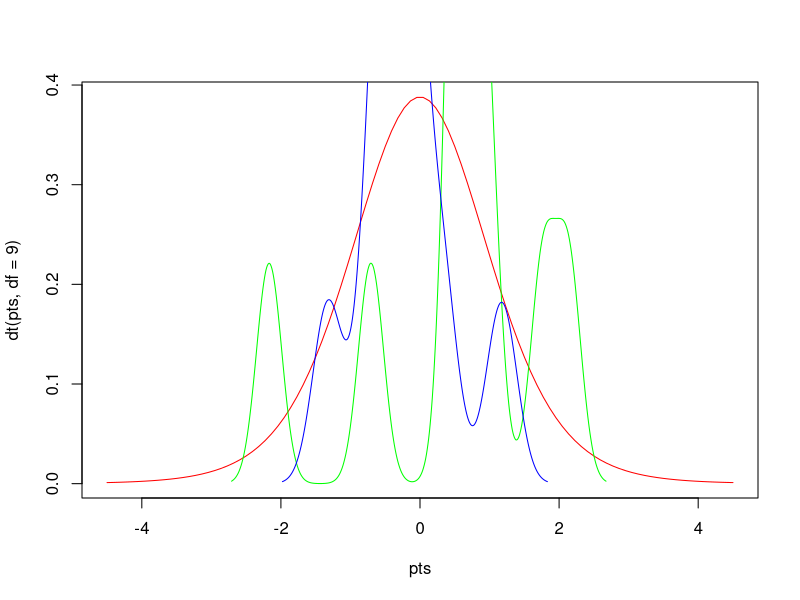

This chart was generated by the following R code:
# Author: Pawar, Date Sep 15 2021, Purpose: Calculate T-Test value on sample datasets.

# Generate sample random numbers and store them in variables x and y
x = rnorm(10)
y = rnorm(10)

# Plotting x and y variables
pts = seq(-4.5,4.5,length=100)
plot(pts,dt(pts,df=9),col='red',type='l')
lines(density(x), col='green')
lines(density(y), col='blue')

# Apply t test function as follows:

ttest = t.test(x,y)